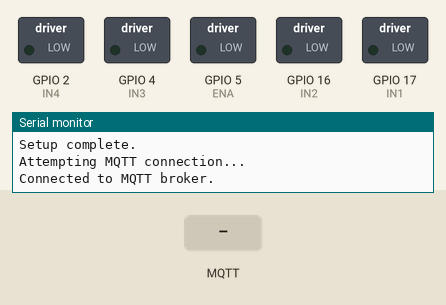
This sketch was run on a simulated ESP32. Shown: switched loads named in the sketch (green lamp = pin HIGH), the last lines printed to the serial monitor. The test bench sets the inputs (shaded band). WiFi joins after 1.5 s; servers stay silent unless stated; no MQTT or app messages arrive unless stated.

Above: at 3.2 s.
3.3 s: MQTT message "forward" arrives on the first subscribed topic
At 4.5 s:
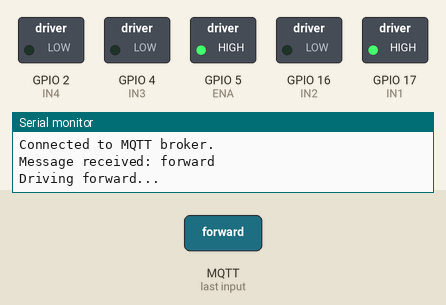
4.8 s: MQTT message "backward" arrives on the first subscribed topic
At 5.7 s:
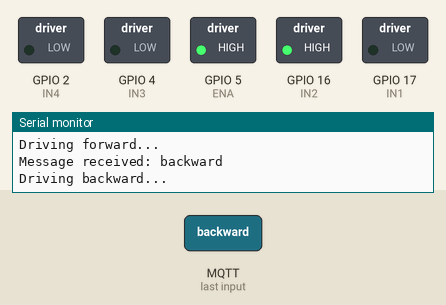
6.3 s: MQTT message "left" arrives on the first subscribed topic
At 6.8 s:
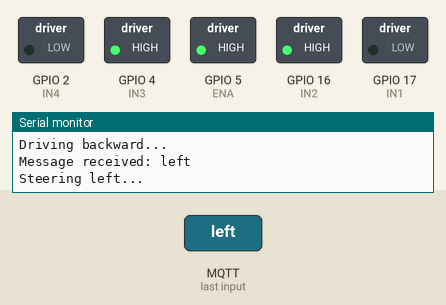
7.8 s: MQTT message "right" arrives on the first subscribed topic
At 9.0 s:
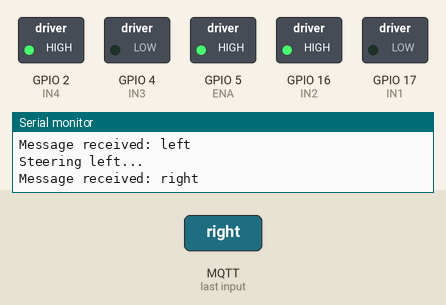
9.3 s: MQTT message "forward_left" arrives on the first subscribed topic
At 10.3 s:
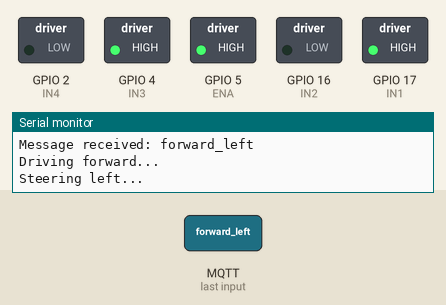
10.8 s: MQTT message "forward_right" arrives on the first subscribed topic
At 11.4 s:
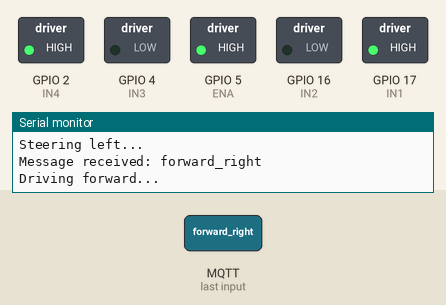
Timing chart, 0 to 13.3 s (numbered marks = the images above; inputs shaded):
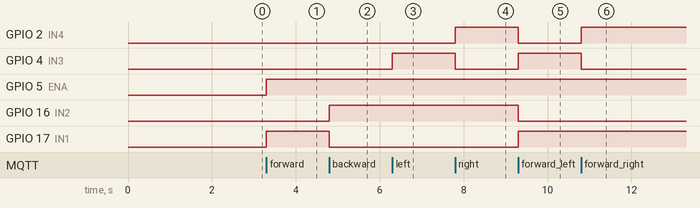

Measured:
- after the input at 3.3 s, GPIO 5 (ENA), GPIO 17 (IN1): LOW → HIGH at once
- after the input at 4.8 s, GPIO 16 (IN2): LOW → HIGH at once; GPIO 17 (IN1): HIGH → LOW at once
- after the input at 6.3 s, GPIO 4 (IN3): LOW → HIGH at once
- after the input at 7.8 s, GPIO 2 (IN4): LOW → HIGH at once; GPIO 4 (IN3): HIGH → LOW at once
- after the input at 9.3 s, GPIO 2 (IN4), GPIO 16 (IN2): HIGH → LOW at once; GPIO 4 (IN3), GPIO 17 (IN1): LOW → HIGH at once
- after the input at 10.8 s, GPIO 2 (IN4): LOW → HIGH at once; GPIO 4 (IN3): HIGH → LOW at once

The sketch:

Logbook7.ino
```cpp
#include <WiFi.h>
#include <PubSubClient.h>

// WiFi credentials
const char* ssid = "HOTSPOT-UNPAD";          // Replace with your WiFi SSID
const char* password = "ShidiqGanteng";      // Replace with your WiFi password

// MQTT broker credentials
const char* mqtt_server = "broker.hivemq.com"; // HiveMQ public broker
const int mqtt_port = 1883;                    // Default MQTT port
const char* topic = "rc/control";             // Topic to subscribe

// Pin Definitions
const int ENA = 5;   // PWM pin for speed control

// Drive motor pins (Ban)
const int IN1 = 17;  // Direction control pin 1
const int IN2 = 16;  // Direction control pin 2

// Steering motor pins (Stir)
const int IN3 = 4;  // Direction control pin for left/right
const int IN4 = 2;  // Direction control pin for left/right

WiFiClient espClient;
PubSubClient client(espClient);

// Function Prototypes
void setupWiFi();
void callback(char* topic, byte* payload, unsigned int length);
void reconnect();
void motorForward(int speed);
void motorBackward(int speed);
void motorStop();
void steerLeft(int duration = 1000);  // Time-based control with default duration
void steerRight(int duration = 1000); // Time-based control with default duration
void steerStraight();

void setup() {
  Serial.begin(115200);

  // Set the control pins as outputs
  pinMode(ENA, OUTPUT);
  pinMode(IN1, OUTPUT);
  pinMode(IN2, OUTPUT);
  pinMode(IN3, OUTPUT);
  pinMode(IN4, OUTPUT);

  // Initialize WiFi and MQTT connection
  setupWiFi();
  client.setServer(mqtt_server, mqtt_port);
  client.setCallback(callback);

  Serial.println("Setup complete.");
}

void loop() {
  // Ensure the client is connected to the broker
  if (!client.connected()) {
    reconnect();
  }
  client.loop(); // Process incoming MQTT messages
}

// Function to connect to WiFi
void setupWiFi() {
  delay(10);
  Serial.println("Connecting to WiFi...");
  WiFi.begin(ssid, password);
  while (WiFi.status() != WL_CONNECTED) {
    delay(1000);
    Serial.print(".");
  }
  Serial.println("\nWiFi connected.");
  Serial.print("IP Address: ");
  Serial.println(WiFi.localIP());
}

// Function to handle incoming MQTT messages
void callback(char* topic, byte* payload, unsigned int length) {
  String message = "";
  for (int i = 0; i < length; i++) {
    message += (char)payload[i];
  }
  Serial.print("Message received: ");
  Serial.println(message);

  // Control based on received message
  if (message == "forward") {
    motorForward(255);
    steerStraight();
  } else if (message == "backward") {
    motorBackward(255);
    steerStraight();
  } else if (message == "stop") {
    motorStop();
    steerStraight();
  } else if (message == "left") {
    steerLeft(1000);  // Steer left for 1 second
  } else if (message == "right") {
    steerRight(1000); // Steer right for 1 second
  } else if (message == "forward_left") {
    motorForward(255);
    steerLeft(1000);  // Steer left while moving forward
  } else if (message == "forward_right") {
    motorForward(255);
    steerRight(1000); // Steer right while moving forward
  } else if (message == "backward_left") {
    motorBackward(255);
    steerLeft(1000);  // Steer left while moving backward
  } else if (message == "backward_right") {
    motorBackward(255);
    steerRight(1000); // Steer right while moving backward
  } else {
    Serial.println("Unknown command.");
  }
}

// Function to reconnect to the MQTT broker
void reconnect() {
  while (!client.connected()) {
    Serial.println("Attempting MQTT connection...");
    if (client.connect("ShidiqRCKontrol")) {
      Serial.println("Connected to MQTT broker.");
      client.subscribe(topic); // Subscribe to the control topic
    } else {
      Serial.print("Failed, rc=");
      Serial.print(client.state());
      Serial.println(" Retrying in 5 seconds...");
      delay(5000);
    }
  }
}

// Function to rotate drive motor forward
void motorForward(int speed) {
  digitalWrite(IN1, HIGH);
  digitalWrite(IN2, LOW);
  analogWrite(ENA, speed); // Set motor speed
  Serial.println("Driving forward...");
}

// Function to rotate drive motor backward
void motorBackward(int speed) {
  digitalWrite(IN1, LOW);
  digitalWrite(IN2, HIGH);
  analogWrite(ENA, speed); // Set motor speed
  Serial.println("Driving backward...");
}

// Function to stop the drive motor
void motorStop() {
  digitalWrite(IN1, LOW);
  digitalWrite(IN2, LOW);
  analogWrite(ENA, 0); // Stop sending PWM signal
  Serial.println("Stopping...");
}

// Function to steer left (with duration)
void steerLeft(int duration) {
  digitalWrite(IN3, HIGH);
  digitalWrite(IN4, LOW);
  Serial.println("Steering left...");
}

// Function to steer right (with duration)
void steerRight(int duration) {
  digitalWrite(IN3, LOW);
  digitalWrite(IN4, HIGH);
}

// Function to steer straight
void steerStraight() {
  digitalWrite(IN3, LOW);
  digitalWrite(IN4, LOW);

}
```
